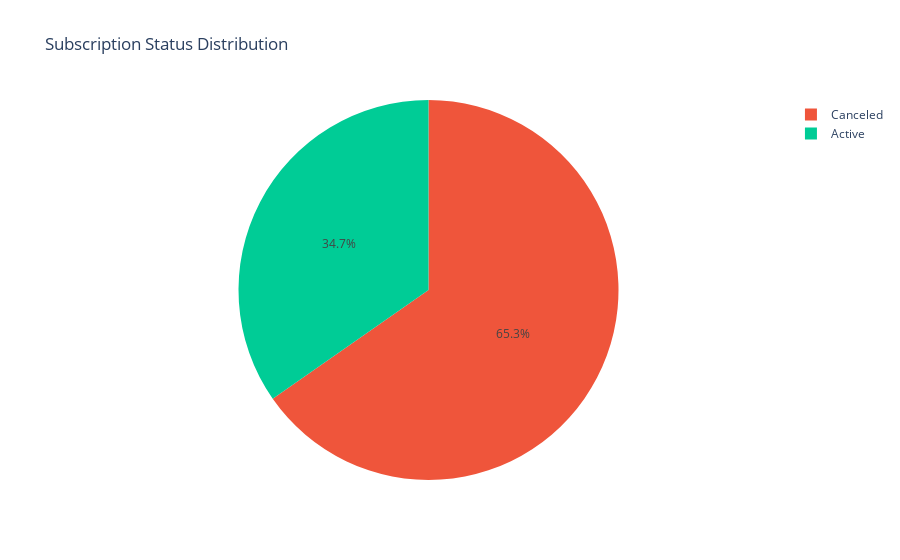

The cell this chart's notebook holds for it:
### Markdown cell above
---
## Visualizations

### Code cell
# 1. subscription status distribution
status_df = df['is_active'].value_counts().reset_index()
status_df['status'] = status_df['is_active'].map({0: 'Canceled', 1: 'Active'})

fig = px.pie(status_df, values='count', names='status',
             title='Subscription Status Distribution',
             color='status', color_discrete_map={'Canceled': '#EF553B', 'Active': '#00CC96'})
fig.show()

### Figure 1 — Plotly figure (JSON) as saved in the notebook; plotly's stock layout.template omitted (floating-point values rounded to 4 significant figures)
{"data": [{"customdata": [["Canceled"], ["Active"]], "domain": {"x": [0, 1], "y": [0, 1]}, "hovertemplate": "status=%{customdata[0]}<br>count=%{value}<extra></extra>", "labels": ["Canceled", "Active"], "legendgroup": "", "marker": {"colors": ["#EF553B", "#00CC96"]}, "name": "", "showlegend": true, "type": "pie", "values": [2004, 1065]}], "layout": {"legend": {"tracegroupgap": 0}, "title": {"text": "Subscription Status Distribution"}}}
